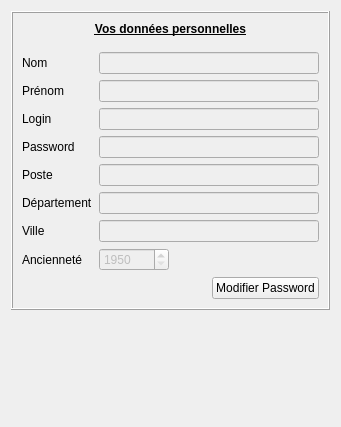
       <widget class="QWidget" name="accueilTab">
        <attribute name="title">
         <string>Accueil</string>
        </attribute>
        <layout class="QVBoxLayout" name="verticalLayout_18">
         <item>
          <widget class="QFrame" name="frame_2">
           <property name="sizePolicy">
            <sizepolicy hsizetype="Preferred" vsizetype="Fixed">
             <horstretch>0</horstretch>
             <verstretch>0</verstretch>
            </sizepolicy>
           </property>
           <property name="frameShape">
            <enum>QFrame::Box</enum>
           </property>
           <property name="frameShadow">
            <enum>QFrame::Raised</enum>
           </property>
           <layout class="QHBoxLayout" name="horizontalLayout_19">
            <item>
             <layout class="QVBoxLayout" name="verticalLayout_20">
              <property name="bottomMargin">
               <number>0</number>
              </property>
              <item>
               <widget class="QLabel" name="label_3">
                <property name="sizePolicy">
                 <sizepolicy hsizetype="Preferred" vsizetype="Fixed">
                  <horstretch>0</horstretch>
                  <verstretch>0</verstretch>
                 </sizepolicy>
                </property>
                <property name="font">
                 <font>
                  <pointsize>9</pointsize>
                  <weight>75</weight>
                  <bold>true</bold>
                  <underline>true</underline>
                 </font>
                </property>
                <property name="text">
                 <string>Vos données personnelles</string>
                </property>
                <property name="alignment">
                 <set>Qt::AlignCenter</set>
                </property>
               </widget>
              </item>
              <item>
               <spacer name="verticalSpacer_2">
                <property name="orientation">
                 <enum>Qt::Vertical</enum>
                </property>
                <property name="sizeType">
                 <enum>QSizePolicy::Fixed</enum>
                </property>
                <property name="sizeHint" stdset="0">
                 <size>
                  <width>10</width>
                  <height>10</height>
                 </size>
                </property>
               </spacer>
              </item>
              <item>
               <layout class="QHBoxLayout" name="horizontalLayout_17">
                <item>
                 <layout class="QFormLayout" name="formLayout_2">
                  <property name="fieldGrowthPolicy">
                   <enum>QFormLayout::AllNonFixedFieldsGrow</enum>
                  </property>
                  <item row="0" column="0">
                   <widget class="QLabel" name="nomLabel">
                    <property name="text">
                     <string>Nom</string>
                    </property>
                   </widget>
                  </item>
                  <item row="0" column="1">
                   <widget class="QLineEdit" name="nomLineEdit">
                    <property name="enabled">
                     <bool>false</bool>
                    </property>
                   </widget>
                  </item>
                  <item row="1" column="0">
                   <widget class="QLabel" name="prNomLabel">
                    <property name="text">
                     <string>Prénom</string>
                    </property>
                   </widget>
                  </item>
                  <item row="1" column="1">
                   <widget class="QLineEdit" name="prNomLineEdit">
                    <property name="enabled">
                     <bool>false</bool>
                    </property>
                   </widget>
                  </item>
                  <item row="2" column="0">
                   <widget class="QLabel" name="loginLabel">
                    <property name="text">
                     <string>Login</string>
                    </property>
                   </widget>
                  </item>
                  <item row="2" column="1">
                   <widget class="QLineEdit" name="loginLineEdit">
                    <property name="enabled">
                     <bool>false</bool>
                    </property>
                   </widget>
                  </item>
                  <item row="3" column="0">
                   <widget class="QLabel" name="passwordLabel">
                    <property name="text">
                     <string>Password</string>
                    </property>
                   </widget>
                  </item>
                  <item row="3" column="1">
                   <widget class="QLineEdit" name="passwordLineEdit">
                    <property name="enabled">
                     <bool>false</bool>
                    </property>
                    <property name="echoMode">
                     <enum>QLineEdit::Password</enum>
                    </property>
                   </widget>
                  </item>
                  <item row="4" column="0">
                   <widget class="QLabel" name="posteLabel">
                    <property name="text">
                     <string>Poste</string>
                    </property>
                   </widget>
                  </item>
                  <item row="4" column="1">
                   <widget class="QLineEdit" name="villeLineEdit">
                    <property name="enabled">
                     <bool>false</bool>
                    </property>
                    <property name="maximumSize">
                     <size>
                      <width>1500</width>
                      <height>16777215</height>
                     </size>
                    </property>
                   </widget>
                  </item>
                  <item row="5" column="0">
                   <widget class="QLabel" name="dPartementLabel">
                    <property name="text">
                     <string>Département</string>
                    </property>
                   </widget>
                  </item>
                  <item row="5" column="1">
                   <widget class="QLineEdit" name="posteLineEdit">
                    <property name="enabled">
                     <bool>false</bool>
                    </property>
                    <property name="sizePolicy">
                     <sizepolicy hsizetype="Maximum" vsizetype="Fixed">
                      <horstretch>0</horstretch>
                      <verstretch>0</verstretch>
                     </sizepolicy>
                    </property>
                    <property name="minimumSize">
                     <size>
                      <width>220</width>
                      <height>0</height>
                     </size>
                    </property>
                    <property name="maximumSize">
                     <size>
                      <width>3000000</width>
                      <height>16777215</height>
                     </size>
                    </property>
                   </widget>
                  </item>
                  <item row="6" column="0">
                   <widget class="QLabel" name="villeLabel">
                    <property name="text">
                     <string>Ville</string>
                    </property>
                   </widget>
                  </item>
                  <item row="6" column="1">
                   <widget class="QLineEdit" name="dPartementLineEdit">
                    <property name="enabled">
                     <bool>false</bool>
                    </property>
                    <property name="maximumSize">
                     <size>
                      <width>1500</width>
                      <height>16777215</height>
                     </size>
                    </property>
                   </widget>
                  </item>
                  <item row="7" column="0">
                   <widget class="QLabel" name="anciennetLabel">
                    <property name="text">
                     <string>Ancienneté</string>
                    </property>
                   </widget>
                  </item>
                  <item row="7" column="1">
                   <widget class="QSpinBox" name="anciennetSpinBox">
                    <property name="enabled">
                     <bool>false</bool>
                    </property>
                    <property name="maximumSize">
                     <size>
                      <width>70</width>
                      <height>16777215</height>
                     </size>
                    </property>
                    <property name="minimum">
                     <number>1950</number>
                    </property>
                    <property name="maximum">
                     <number>2050</number>
                    </property>
                   </widget>
                  </item>
                 </layout>
                </item>
               </layout>
              </item>
              <item>
               <layout class="QHBoxLayout" name="horizontalLayout_11">
                <property name="topMargin">
                 <number>0</number>
                </property>
                <item>
                 <spacer name="horizontalSpacer_8">
                  <property name="orientation">
                   <enum>Qt::Horizontal</enum>
                  </property>
                  <property name="sizeHint" stdset="0">
                   <size>
                    <width>40</width>
                    <height>20</height>
                   </size>
                  </property>
                 </spacer>
                </item>
                <item>
                 <widget class="QPushButton" name="pushButton_2">
                  <property name="sizePolicy">
                   <sizepolicy hsizetype="Fixed" vsizetype="Fixed">
                    <horstretch>0</horstretch>
                    <verstretch>0</verstretch>
                   </sizepolicy>
                  </property>
                  <property name="text">
                   <string>Modifier Password</string>
                  </property>
                 </widget>
                </item>
               </layout>
              </item>
             </layout>
            </item>
           </layout>
          </widget>
         </item>
         <item>
          <spacer name="verticalSpacer_6">
           <property name="orientation">
            <enum>Qt::Vertical</enum>
           </property>
           <property name="sizeHint" stdset="0">
            <size>
             <width>20</width>
             <height>40</height>
            </size>
           </property>
          </spacer>
         </item>
         <item>
          <layout class="QHBoxLayout" name="horizontalLayout_18">
           <item>
            <spacer name="horizontalSpacer_6">
             <property name="orientation">
              <enum>Qt::Horizontal</enum>
             </property>
             <property name="sizeType">
              <enum>QSizePolicy::Fixed</enum>
             </property>
             <property name="sizeHint" stdset="0">
              <size>
               <width>40</width>
               <height>20</height>
              </size>
             </property>
            </spacer>
           </item>
           <item>
            <widget class="QLabel" name="label_19">
             <property name="sizePolicy">
              <sizepolicy hsizetype="Maximum" vsizetype="Maximum">
               <horstretch>0</horstretch>
               <verstretch>0</verstretch>
              </sizepolicy>
             </property>
             <property name="maximumSize">
              <size>
               <width>250</width>
               <height>180</height>
              </size>
             </property>
             <property name="text">
              <string/>
             </property>
             <property name="pixmap">
              <pixmap>icone_groupe.png</pixmap>
             </property>
             <property name="scaledContents">
              <bool>true</bool>
             </property>
            </widget>
           </item>
           <item>
            <spacer name="horizontalSpacer_7">
             <property name="orientation">
              <enum>Qt::Horizontal</enum>
             </property>
             <property name="sizeType">
              <enum>QSizePolicy::Fixed</enum>
             </property>
             <property name="sizeHint" stdset="0">
              <size>
               <width>40</width>
               <height>20</height>
              </size>
             </property>
            </spacer>
           </item>
          </layout>
         </item>
         <item>
          <spacer name="verticalSpacer_3">
           <property name="orientation">
            <enum>Qt::Vertical</enum>
           </property>
           <property name="sizeHint" stdset="0">
            <size>
             <width>20</width>
             <height>40</height>
            </size>
           </property>
          </spacer>
         </item>
        </layout>
       </widget>
